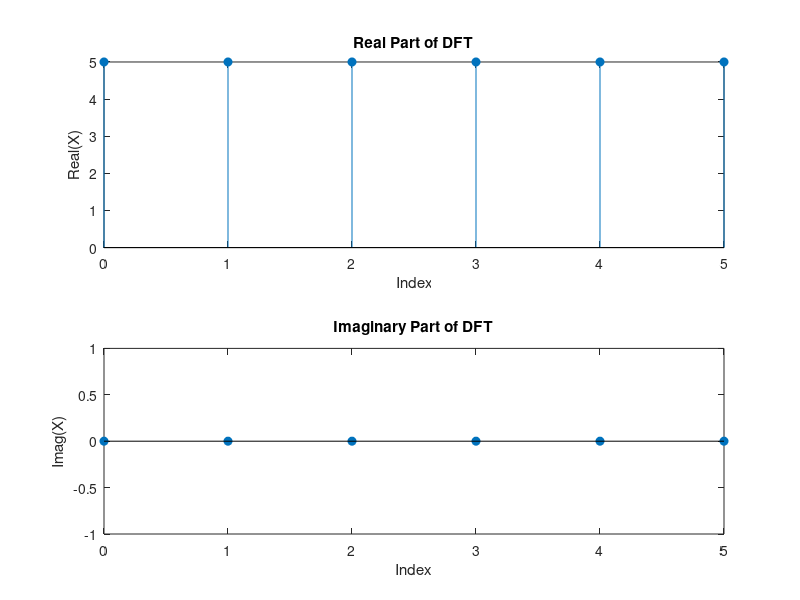

Reproduce this figure in MATLAB.
%The DFT as a Matrix Computation
disp('Enter first the signal and then the zero padding below.');%For some reason, the input statements are not displayed sometimes
x=input('Enter Signal');
Z=input('Enter zero padding');
L=length(x);
N=L+Z;
xb=zeros(Z,1);
x=[x;xb];
W_N=zeros(N,N);
for i=0:N-1
    for j=0:N-1
        W_N(i+1,j+1)=exp(1j*2*pi*i*j/N);
    end
end
X=W_N*x;
disp(X);


% Plotting
n = 0:N-1;

subplot(2,1,1);
stem(n, real(X), 'filled');
title('Real Part of DFT');
xlabel('Index');
ylabel('Real(X)');

subplot(2,1,2);
stem(n, imag(X), 'filled');
title('Imaginary Part of DFT');
xlabel('Index');
ylabel('Imag(X)');
